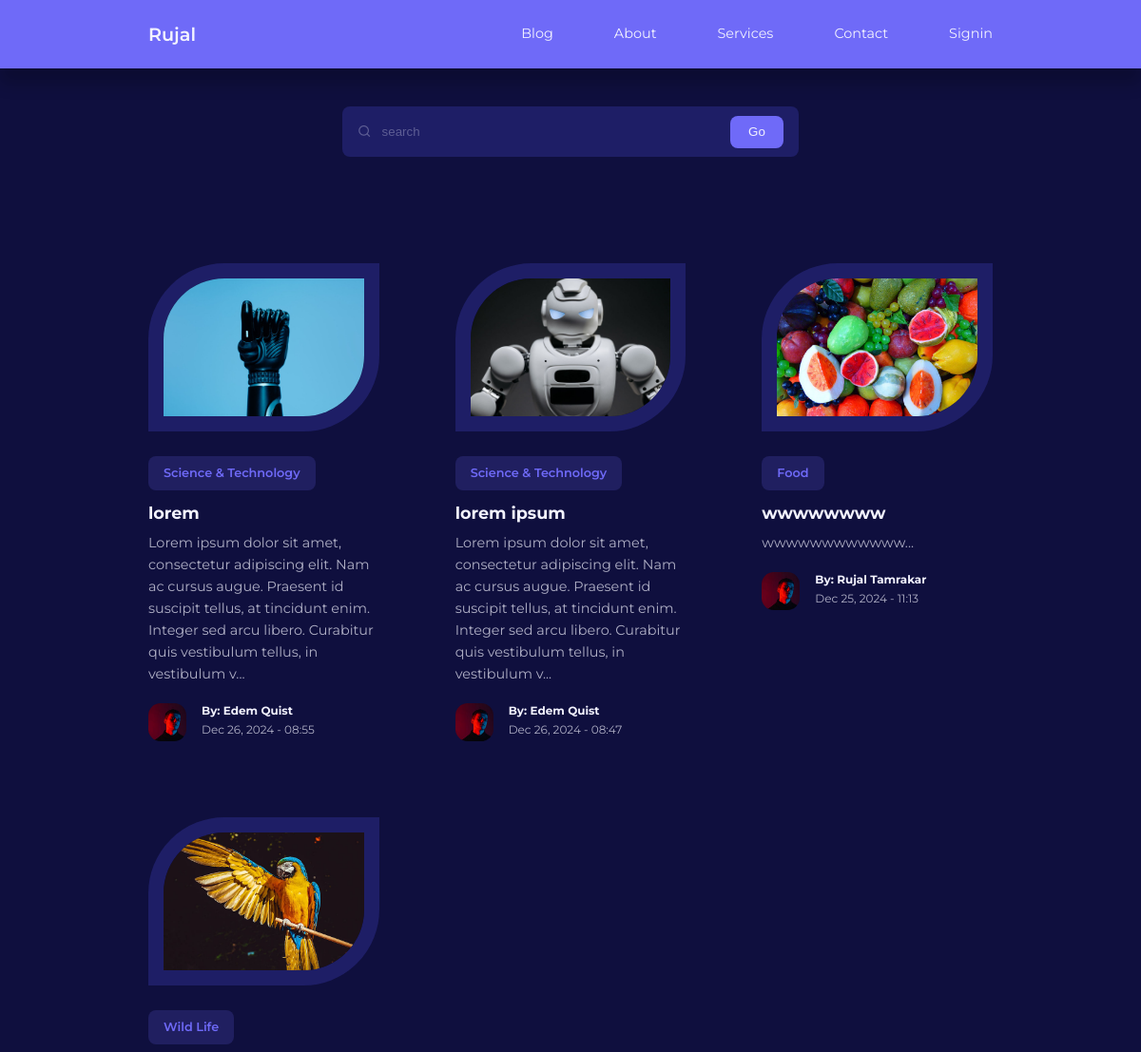
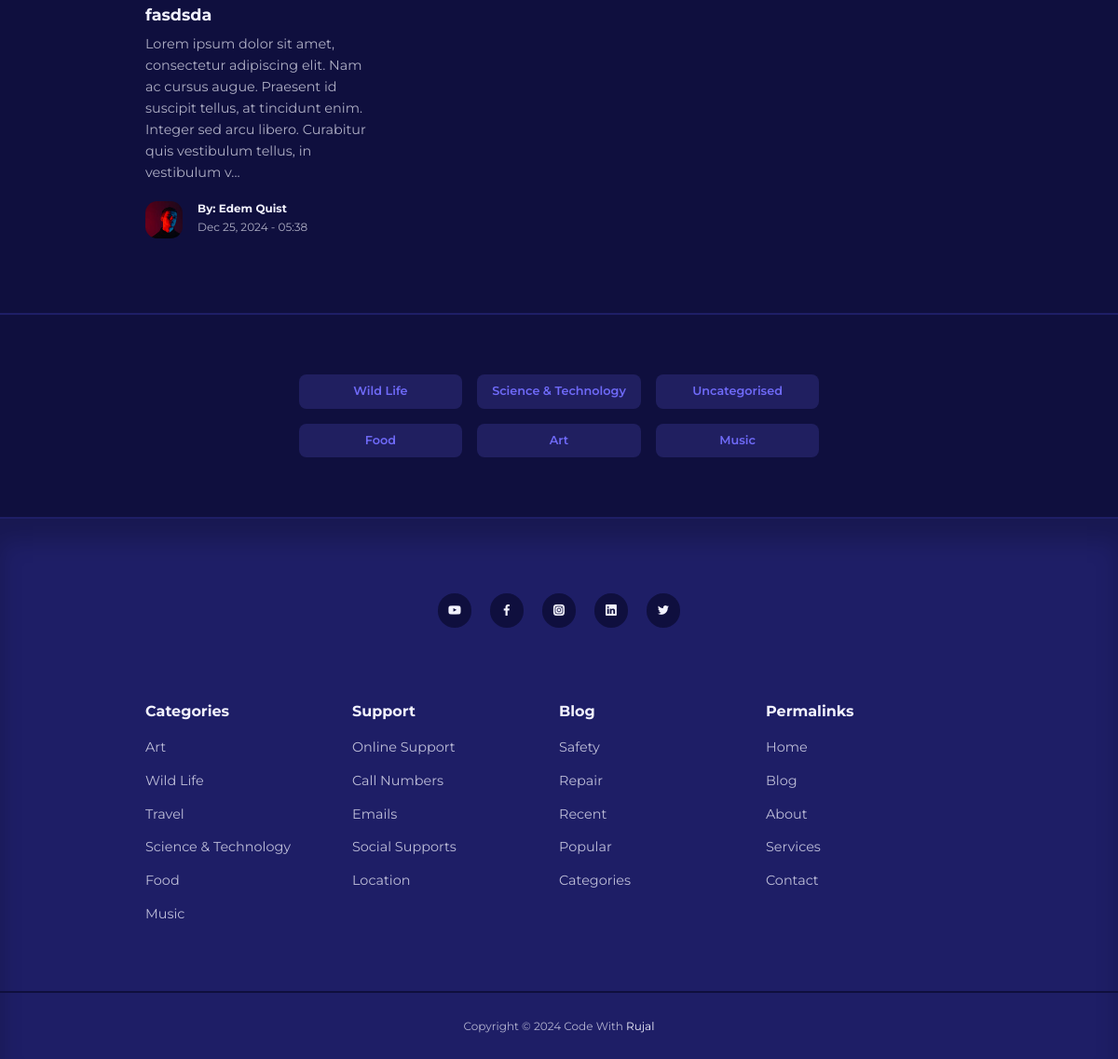
Screenshot of /blog.php with the database file from the repository (2 pictures, top to bottom).
### tables this page shows
CREATE TABLE `posts` (
  `id` int(11) UNSIGNED NOT NULL,
  `title` varchar(255) NOT NULL,
  `body` text NOT NULL,
  `thumbnail` varchar(255) NOT NULL,
  `date_time` timestamp NOT NULL DEFAULT current_timestamp(),
  `category_id` int(11) UNSIGNED DEFAULT NULL,
  `author_id` int(11) UNSIGNED NOT NULL,
  `is_featured` tinyint(1) NOT NULL
);

CREATE TABLE `categories` (
  `id` int(11) UNSIGNED NOT NULL,
  `title` varchar(50) NOT NULL,
  `description` text NOT NULL
);

CREATE TABLE `users` (
  `id` int(11) UNSIGNED NOT NULL,
  `firstname` varchar(50) NOT NULL,
  `lastname` varchar(50) NOT NULL,
  `username` varchar(50) NOT NULL,
  `email` varchar(100) NOT NULL,
  `password` varchar(255) NOT NULL,
  `avatar` varchar(255) NOT NULL,
  `is_admin` tinyint(1) NOT NULL
);

### blog.php (the view)
<?php
    include 'partials/header.php';
    $query = "SELECT * FROM posts ORDER BY date_time DESC";
    $posts = mysqli_query($connection, $query);
?>
     <section class="search__bar">
        <form class="container search__bar-container" action="<?= ROOT_URL ?>search.php" method="GET">
            <div>
                <i class="uil uil-search"></i>
                <input type="search" name="search" placeholder="search">
            </div>
            <button type="submit" name="submit" class="btn">Go</button>
        </form>
     </section>
    <section class="posts <?= $featured ? '' : 'section__extra-margin' ?>">
        <div class="container posts__container">
            <?php while($post = mysqli_fetch_assoc($posts)) : ?>
            <article class="post">
                <div class="post__thumbnail">
                    <img src="./assets/images/<?= $post['thumbnail'] ?>">
                </div>
                <div class="post__info">
                <?php
                $category_id = $post['category_id'];
                $category_query = "SELECT * FROM categories WHERE id=$category_id";
                $category_result = mysqli_query($connection, $category_query);
                $category = mysqli_fetch_assoc($category_result);
                ?>
                    <a href="<?= ROOT_URL ?>category-posts.php?id=<?= $post['category_id'] ?>" class="category__button"><?= $category['title'] ?></a>
                    <h3 class="post__title">
                        <a href="<?= ROOT_URL ?>post.php?id=<?= $post['id'] ?>"><?= $post['title'] ?></a>
                    </h3>
                    <p class="post__body">
                        <?= substr($post['body'], 0, 200) ?>...
                    </p>
                    <div class="post__author">
                    <?php
                    $author_id = $post['author_id'];
                    $author_query = "SELECT * FROM users WHERE id=$author_id";
                    $author_result = mysqli_query($connection, $author_query);
                    $author = mysqli_fetch_assoc($author_result);
                    ?>
                        <div class="post__author-avatar">
                            <img src="./assets/images/<?= $author['avatar'] ?>">
                        </div>
                        <div class="post__author-info">
                            <h5>By: <?= "{$author['firstname']} {$author['lastname']}" ?></h5>
                            <small>
                            <?= date("M d, Y - H:i", strtotime($post['date_time'])) ?>
                            </small>
                        </div>
                    </div>
                </div>
            </article>
            <?php endwhile ?>
        </div>
    </section>
    <section class="category__buttons">
        <div class="container category__buttons-container">
                <?php
                    $all_categories_query = "SELECT * FROM categories";
                    $all_categories = mysqli_query($connection, $all_categories_query);
                ?>
                <?php while($category = mysqli_fetch_assoc($all_categories)) : ?>
                    <a href="<?= ROOT_URL ?>category-posts.php?id=<?= $category['id'] ?>" class="category__button"><?= $category['title'] ?></a>
                <?php endwhile ?>
        </div>
     </section>
<?php
    include 'partials/footer.php';
?>

### assets/css/style.css (style rules this page uses)
:root { --color-primary: #6f6af8; --color-primary-light: hsl(242, 91%, 69%, 18%); --color-primary-variant: #5854c7; --color-red: #da0f3f; --color-red-variant: #ad1034; --color-red-light: hsl(346, 87%, 46%, 15%); --color-green: #00c476; --color-green-light: hsl(156, 100%, 38%, 15%); --color-gray-900: #1e1e66; --color-gray-700: #2b2b7c; --color-gray-300: rgba(242, 242, 254, 0.3); --color-gray-200: rgba(242, 242, 254, 0.7); --color-white: #f2f2fe; --color-bg: #0f0f3e; --transition: all 300ms ease; --container-width-lg: 74%; --container-width-md: 88%; --form-width: 40%; --card-border-radius-1: 0.3rem; --card-border-radius-2: 0.5rem; --card-border-radius-3: 0.8rem; --card-border-radius-4: 2rem; --card-border-radius-5: 5rem; }
* { margin: 0; padding: 0; outline: 0; border: 0; appearance: none; list-style: none; text-decoration: none; box-sizing: border-box; }
body { font-family: "Montserrat", serif; line-height: 1.6; color: var(--color-gray-200); overflow-x: hidden; background: var(--color-bg); font-size: 0.9rem; }
.container { width: var(--container-width-lg); max-width: 1800px; margin-inline: auto; }
section { margin-top: 3rem; width: 100vw; }
.section__extra-margin { margin-top: 7rem; }
h1, h2, h3, h4, h5 { color: var(--color-white); line-height: 1.3; }
h3 { font-size: 1.1rem; margin: 0.8rem 0 0.5rem; }
a { color: var(--color-white); transition: var(--transition); }
img { display: block; width: 100%; object-fit: cover; }
.category__button { background: var(--color-primary-light); color: var(--color-primary); display: inline-block; padding: 0.5rem 1rem; border-radius: var(--card-border-radius-2); font-weight: 600; font-size: 0.8rem; text-align: center; }
.post__thumbnail { border-radius: var(--card-border-radius-5) 0; border: 1rem solid var(--color-gray-900); overflow: hidden; margin-bottom: 1.6rem; }
.post__author { display: flex; gap: 1rem; margin-top: 1.2rem; }
.post__author-avatar { width: 2.5rem; height: 2.5rem; border-radius: var(--card-border-radius-3); overflow: hidden; }
.posts__container { display: grid; grid-template-columns: repeat(3, 1fr); gap: 5rem; margin-bottom: 5rem; }
.category__buttons { padding: 4rem 0; border-top: 2px solid var(--color-gray-900); border-bottom: 2px solid var(--color-gray-900); }
.category__buttons-container { width: fit-content; display: grid; grid-template-columns: repeat(3, 1fr); gap: 1rem; }
.search__bar { margin-top: 7rem; }
.search__bar-container { position: relative; width: 30rem; background: var(--color-gray-900); display: flex; flex-direction: row; align-items: center; justify-content: space-between; overflow: hidden; padding: 0.6rem 1rem; border-radius: var(--card-border-radius-2); color: var(--color-gray-300); }
.search__bar-container > div { width: 100%; display: flex; align-items: center; }
.search__bar input { background: transparent; margin-left: 0.7rem; padding: 0.5rem 0; width: 100%; }
.search__bar input::placeholder { color: var(--color-gray-300); }
.btn { display: inline-block; width: fit-content; padding: 0.6rem 1.2rem; background-color: var(--color-primary); border-radius: var(--card-border-radius-2); cursor: pointer; transition: var(--transition); color: var(--color-white); }
form { display: flex; flex-direction: column; gap: 1rem; }
input, textarea, select { padding: 0.8rem 1.4rem; background-color: var(--color-gray-900); border-radius: var(--card-border-radius-2); resize: none; color: var(--color-white); appearance: auto; }

### rows the page displays
posts: thumbnail (picture), category.title "Science & Technology", title "lorem", body "Lorem ipsum dolor sit amet, consectetur adipiscing elit. Nam ac cursus augue. Praesent id suscipit tellus, at tincidunt enim. Integer sed arcu libero. Curabitur quis vestibulum tellus, in vestibulum v", author.avatar (picture), author.firstname "Edem", author.lastname "Quist", date_time "Dec 26, 2024 - 08:55"
posts: thumbnail (picture), category.title "Science & Technology", title "lorem ipsum", body "Lorem ipsum dolor sit amet, consectetur adipiscing elit. Nam ac cursus augue. Praesent id suscipit tellus, at tincidunt enim. Integer sed arcu libero. Curabitur quis vestibulum tellus, in vestibulum v", author.avatar (picture), author.firstname "Edem", author.lastname "Quist", date_time "Dec 26, 2024 - 08:47"
posts: thumbnail (picture), category.title "Food", title "wwwwwwww", body "wwwwwwwwwwww", author.avatar (picture), author.firstname "Rujal", author.lastname "Tamrakar", date_time "Dec 25, 2024 - 11:13"
posts: thumbnail (picture), category.title "Wild Life", title "fasdsda", body "Lorem ipsum dolor sit amet, consectetur adipiscing elit. Nam ac cursus augue. Praesent id suscipit tellus, at tincidunt enim. Integer sed arcu libero. Curabitur quis vestibulum tellus, in vestibulum v", author.avatar (picture), author.firstname "Edem", author.lastname "Quist", date_time "Dec 25, 2024 - 05:38"
categories: title "Wild Life"
categories: title "Science & Technology"
categories: title "Uncategorised"
categories: title "Food"
categories: title "Art"
categories: title "Music"
